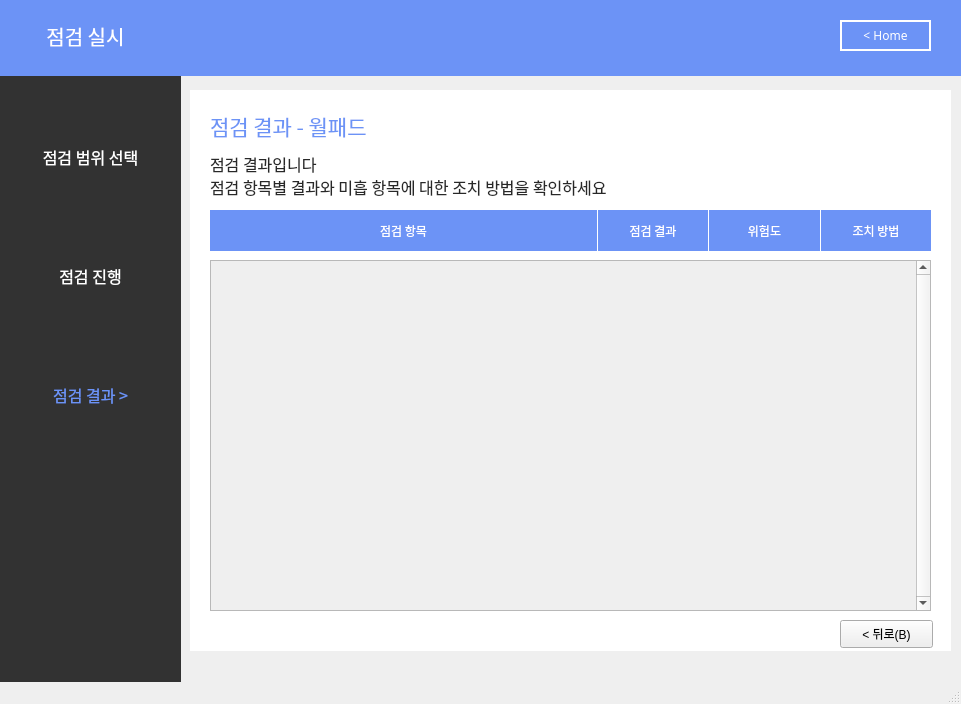
<?xml version="1.0" encoding="UTF-8"?>
<ui version="4.0">
 <class>MainWindow</class>
 <widget class="QMainWindow" name="MainWindow">
  <property name="geometry">
   <rect>
    <x>0</x>
    <y>0</y>
    <width>961</width>
    <height>704</height>
   </rect>
  </property>
  <property name="windowTitle">
   <string>MainWindow</string>
  </property>
  <widget class="QWidget" name="centralwidget">
   <widget class="QLabel" name="label_7">
    <property name="geometry">
     <rect>
      <x>-10</x>
      <y>-5</y>
      <width>1021</width>
      <height>81</height>
     </rect>
    </property>
    <property name="font">
     <font>
      <family>Gmarket Sans TTF</family>
      <pointsize>11</pointsize>
      <weight>50</weight>
      <bold>false</bold>
      <kerning>true</kerning>
     </font>
    </property>
    <property name="autoFillBackground">
     <bool>false</bool>
    </property>
    <property name="styleSheet">
     <string notr="true">background-color: rgb(108, 147, 246);
border-color: rgb(0, 0, 0);</string>
    </property>
    <property name="text">
     <string/>
    </property>
    <property name="scaledContents">
     <bool>false</bool>
    </property>
   </widget>
   <widget class="QLabel" name="label_8">
    <property name="geometry">
     <rect>
      <x>20</x>
      <y>10</y>
      <width>131</width>
      <height>51</height>
     </rect>
    </property>
    <property name="font">
     <font>
      <family>AppleSDGothicNeoM00</family>
      <pointsize>15</pointsize>
     </font>
    </property>
    <property name="styleSheet">
     <string notr="true">color : rgb(255, 255, 255)</string>
    </property>
    <property name="text">
     <string>점검 실시</string>
    </property>
    <property name="alignment">
     <set>Qt::AlignCenter</set>
    </property>
   </widget>
   <widget class="QLabel" name="label_5">
    <property name="geometry">
     <rect>
      <x>-10</x>
      <y>70</y>
      <width>191</width>
      <height>701</height>
     </rect>
    </property>
    <property name="font">
     <font>
      <family>Gmarket Sans TTF</family>
      <pointsize>16</pointsize>
      <weight>50</weight>
      <bold>false</bold>
      <kerning>true</kerning>
     </font>
    </property>
    <property name="autoFillBackground">
     <bool>false</bool>
    </property>
    <property name="styleSheet">
     <string notr="true">background-color: rgb(50, 50, 50);
border-color: rgb(0, 0, 0);</string>
    </property>
    <property name="text">
     <string/>
    </property>
    <property name="scaledContents">
     <bool>false</bool>
    </property>
    <property name="alignment">
     <set>Qt::AlignCenter</set>
    </property>
   </widget>
   <widget class="QWidget" name="verticalLayoutWidget">
    <property name="geometry">
     <rect>
      <x>10</x>
      <y>100</y>
      <width>161</width>
      <height>351</height>
     </rect>
    </property>
    <layout class="QVBoxLayout" name="verticalLayout">
     <item>
      <widget class="QLabel" name="label">
       <property name="font">
        <font>
         <family>AppleSDGothicNeoM00</family>
         <pointsize>12</pointsize>
         <weight>50</weight>
         <bold>false</bold>
        </font>
       </property>
       <property name="autoFillBackground">
        <bool>false</bool>
       </property>
       <property name="styleSheet">
        <string notr="true">color:rgb(255,255,255)</string>
       </property>
       <property name="text">
        <string>점검 범위 선택</string>
       </property>
       <property name="alignment">
        <set>Qt::AlignCenter</set>
       </property>
      </widget>
     </item>
     <item>
      <widget class="QLabel" name="label_2">
       <property name="font">
        <font>
         <family>AppleSDGothicNeoM00</family>
         <pointsize>12</pointsize>
        </font>
       </property>
       <property name="autoFillBackground">
        <bool>false</bool>
       </property>
       <property name="styleSheet">
        <string notr="true">color:rgb(255,255,255)</string>
       </property>
       <property name="text">
        <string>점검 진행</string>
       </property>
       <property name="alignment">
        <set>Qt::AlignCenter</set>
       </property>
      </widget>
     </item>
     <item>
      <widget class="QLabel" name="label_4">
       <property name="font">
        <font>
         <family>AppleSDGothicNeoM00</family>
         <pointsize>12</pointsize>
        </font>
       </property>
       <property name="autoFillBackground">
        <bool>false</bool>
       </property>
       <property name="styleSheet">
        <string notr="true">color:rgb(108, 147, 246)</string>
       </property>
       <property name="text">
        <string>점검 결과 &gt;</string>
       </property>
       <property name="alignment">
        <set>Qt::AlignCenter</set>
       </property>
      </widget>
     </item>
    </layout>
   </widget>
   <widget class="QPushButton" name="pushButton_3">
    <property name="geometry">
     <rect>
      <x>840</x>
      <y>20</y>
      <width>91</width>
      <height>31</height>
     </rect>
    </property>
    <property name="font">
     <font>
      <family>AppleSDGothicNeoM00</family>
      <pointsize>9</pointsize>
      <weight>50</weight>
      <bold>false</bold>
     </font>
    </property>
    <property name="cursor">
     <cursorShape>PointingHandCursor</cursorShape>
    </property>
    <property name="autoFillBackground">
     <bool>false</bool>
    </property>
    <property name="styleSheet">
     <string notr="true">background-color : rgb(108, 147, 246);
color : rgb(255,255,255);
border: 2px solid rgb(255,255,255)</string>
    </property>
    <property name="text">
     <string>&lt; Home</string>
    </property>
    <property name="autoDefault">
     <bool>false</bool>
    </property>
    <property name="default">
     <bool>false</bool>
    </property>
    <property name="flat">
     <bool>false</bool>
    </property>
   </widget>
   <widget class="QLabel" name="label_6">
    <property name="geometry">
     <rect>
      <x>190</x>
      <y>90</y>
      <width>761</width>
      <height>561</height>
     </rect>
    </property>
    <property name="font">
     <font>
      <family>Gmarket Sans TTF</family>
      <pointsize>16</pointsize>
      <weight>50</weight>
      <bold>false</bold>
      <kerning>true</kerning>
     </font>
    </property>
    <property name="autoFillBackground">
     <bool>false</bool>
    </property>
    <property name="styleSheet">
     <string notr="true">background-color: rgb(255,255,255);
border-color: rgb(0, 0, 0);</string>
    </property>
    <property name="text">
     <string/>
    </property>
    <property name="scaledContents">
     <bool>false</bool>
    </property>
    <property name="alignment">
     <set>Qt::AlignCenter</set>
    </property>
   </widget>
   <widget class="QLabel" name="label_9">
    <property name="geometry">
     <rect>
      <x>210</x>
      <y>110</y>
      <width>241</width>
      <height>31</height>
     </rect>
    </property>
    <property name="font">
     <font>
      <family>AppleSDGothicNeoM00</family>
      <pointsize>16</pointsize>
     </font>
    </property>
    <property name="autoFillBackground">
     <bool>false</bool>
    </property>
    <property name="styleSheet">
     <string notr="true">color:rgb(108,147,246)</string>
    </property>
    <property name="text">
     <string>점검 결과 - 월패드</string>
    </property>
    <property name="alignment">
     <set>Qt::AlignLeading|Qt::AlignLeft|Qt::AlignVCenter</set>
    </property>
   </widget>
   <widget class="QLabel" name="label_10">
    <property name="geometry">
     <rect>
      <x>210</x>
      <y>150</y>
      <width>661</width>
      <height>51</height>
     </rect>
    </property>
    <property name="font">
     <font>
      <family>AppleSDGothicNeoM00</family>
      <pointsize>12</pointsize>
     </font>
    </property>
    <property name="autoFillBackground">
     <bool>false</bool>
    </property>
    <property name="styleSheet">
     <string notr="true">color:rgb(40,40,40)</string>
    </property>
    <property name="text">
     <string>점검 결과입니다
점검 항목별 결과와 미흡 항목에 대한 조치 방법을 확인하세요</string>
    </property>
    <property name="alignment">
     <set>Qt::AlignLeading|Qt::AlignLeft|Qt::AlignVCenter</set>
    </property>
   </widget>
   <widget class="QWidget" name="horizontalLayoutWidget">
    <property name="geometry">
     <rect>
      <x>210</x>
      <y>210</y>
      <width>721</width>
      <height>41</height>
     </rect>
    </property>
    <layout class="QHBoxLayout" name="horizontalLayout" stretch="7,2,2,2">
     <property name="spacing">
      <number>1</number>
     </property>
     <property name="topMargin">
      <number>0</number>
     </property>
     <item>
      <widget class="QLabel" name="label_13">
       <property name="font">
        <font>
         <family>AppleSDGothicNeoM00</family>
         <pointsize>9</pointsize>
         <weight>50</weight>
         <bold>false</bold>
        </font>
       </property>
       <property name="styleSheet">
        <string notr="true">border: 1px solid rgb(108,147,246);
background-color: rgb(108,147,246);
color: rgb(255, 255, 255)</string>
       </property>
       <property name="text">
        <string>점검 항목</string>
       </property>
       <property name="alignment">
        <set>Qt::AlignCenter</set>
       </property>
      </widget>
     </item>
     <item>
      <widget class="QLabel" name="label_14">
       <property name="font">
        <font>
         <family>AppleSDGothicNeoM00</family>
         <pointsize>9</pointsize>
         <weight>50</weight>
         <bold>false</bold>
        </font>
       </property>
       <property name="styleSheet">
        <string notr="true">border: 1px solid rgb(108,147,246);
background-color: rgb(108,147,246);
color: rgb(255, 255, 255)</string>
       </property>
       <property name="text">
        <string>점검 결과</string>
       </property>
       <property name="alignment">
        <set>Qt::AlignCenter</set>
       </property>
      </widget>
     </item>
     <item>
      <widget class="QLabel" name="label_17">
       <property name="font">
        <font>
         <family>AppleSDGothicNeoM00</family>
         <pointsize>9</pointsize>
         <weight>50</weight>
         <bold>false</bold>
        </font>
       </property>
       <property name="styleSheet">
        <string notr="true">border: 1px solid rgb(108,147,246);
background-color: rgb(108,147,246);
color: rgb(255, 255, 255)</string>
       </property>
       <property name="text">
        <string>위험도</string>
       </property>
       <property name="alignment">
        <set>Qt::AlignCenter</set>
       </property>
      </widget>
     </item>
     <item>
      <widget class="QLabel" name="label_18">
       <property name="font">
        <font>
         <family>AppleSDGothicNeoM00</family>
         <pointsize>9</pointsize>
         <weight>50</weight>
         <bold>false</bold>
        </font>
       </property>
       <property name="styleSheet">
        <string notr="true">border: 1px solid rgb(108,147,246);
background-color: rgb(108,147,246);
color: rgb(255, 255, 255)</string>
       </property>
       <property name="text">
        <string>조치 방법</string>
       </property>
       <property name="alignment">
        <set>Qt::AlignCenter</set>
       </property>
      </widget>
     </item>
    </layout>
   </widget>
   <widget class="QPushButton" name="pushButton_2">
    <property name="geometry">
     <rect>
      <x>840</x>
      <y>620</y>
      <width>93</width>
      <height>28</height>
     </rect>
    </property>
    <property name="text">
     <string>&lt; 뒤로(B)</string>
    </property>
   </widget>
   <widget class="QScrollArea" name="scrollArea">
    <property name="geometry">
     <rect>
      <x>210</x>
      <y>260</y>
      <width>721</width>
      <height>351</height>
     </rect>
    </property>
    <property name="verticalScrollBarPolicy">
     <enum>Qt::ScrollBarAlwaysOn</enum>
    </property>
    <property name="widgetResizable">
     <bool>true</bool>
    </property>
    <widget class="QWidget" name="scrollAreaWidgetContents_2">
     <property name="geometry">
      <rect>
       <x>0</x>
       <y>0</y>
       <width>698</width>
       <height>349</height>
      </rect>
     </property>
    </widget>
   </widget>
   <zorder>label_6</zorder>
   <zorder>label_5</zorder>
   <zorder>label_7</zorder>
   <zorder>label_8</zorder>
   <zorder>verticalLayoutWidget</zorder>
   <zorder>pushButton_3</zorder>
   <zorder>label_9</zorder>
   <zorder>label_10</zorder>
   <zorder>horizontalLayoutWidget</zorder>
   <zorder>pushButton_2</zorder>
   <zorder>scrollArea</zorder>
  </widget>
  <widget class="QMenuBar" name="menubar">
   <property name="geometry">
    <rect>
     <x>0</x>
     <y>0</y>
     <width>961</width>
     <height>21</height>
    </rect>
   </property>
  </widget>
  <widget class="QStatusBar" name="statusbar"/>
 </widget>
 <resources/>
 <connections/>
</ui>
